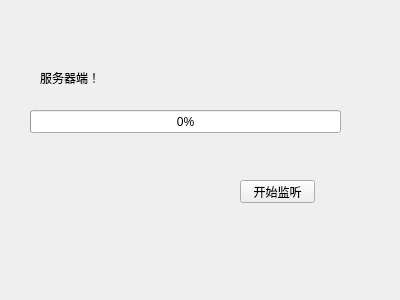
<?xml version="1.0" encoding="UTF-8"?>
<ui version="4.0">
 <class>Widget</class>
 <widget class="QWidget" name="Widget">
  <property name="geometry">
   <rect>
    <x>0</x>
    <y>0</y>
    <width>400</width>
    <height>300</height>
   </rect>
  </property>
  <property name="windowTitle">
   <string>Widget</string>
  </property>
  <widget class="QLabel" name="serverStatusLabel">
   <property name="geometry">
    <rect>
     <x>40</x>
     <y>70</y>
     <width>271</width>
     <height>16</height>
    </rect>
   </property>
   <property name="text">
    <string>服务器端！</string>
   </property>
  </widget>
  <widget class="QProgressBar" name="serverProgressBar">
   <property name="geometry">
    <rect>
     <x>30</x>
     <y>110</y>
     <width>311</width>
     <height>23</height>
    </rect>
   </property>
   <property name="value">
    <number>0</number>
   </property>
  </widget>
  <widget class="QPushButton" name="startButton">
   <property name="geometry">
    <rect>
     <x>240</x>
     <y>180</y>
     <width>75</width>
     <height>23</height>
    </rect>
   </property>
   <property name="text">
    <string>开始监听</string>
   </property>
  </widget>
 </widget>
 <layoutdefault spacing="6" margin="11"/>
 <resources/>
 <connections/>
</ui>
